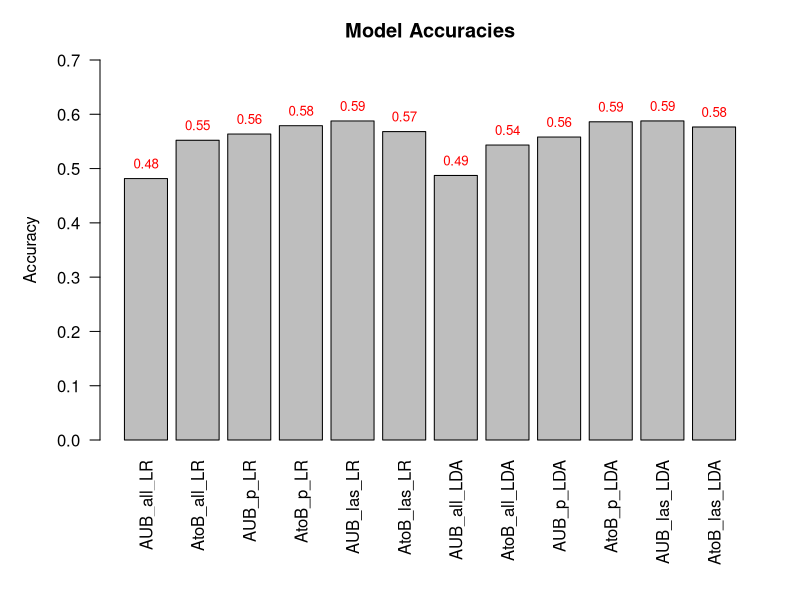
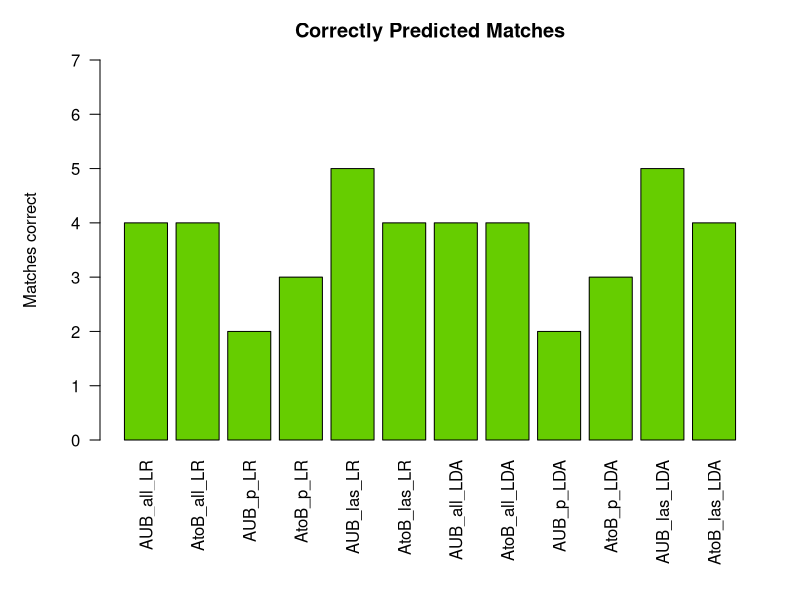

Write R code to recreate these figures, in order.
# PredictMatch.R
#
# Niti Wattanasirichaigoon
#
# Takes dataset generated from createMatchData.R and fits several models to predict results of a match
# The model performance are compared to each other

library(caret)
library(glmnet)

# import data
AUBdata <- read.csv("AvsB.csv")
AtoBdata <- read.csv("AtoB.csv")
AUBdata <- subset(AUBdata, select = -c(Round, A.b.HR, B.b.HR, A.s.IP, B.s.IP)) # Removing highly correlated fields
AtoBdata <- subset(AtoBdata,select = -c(Round, A.b.HR, A.s.IP))

ctrl <- trainControl(method = "repeatedcv", number = 10,  repeats = 10)
# train logistic regression models with 10 fold cross-validation all features
print("training LR models")
AUB_all_LR <- train(result ~., data = AUBdata, method = 'glm', family = binomial(), trControl = ctrl)
AtoB_all_LR <- train(result ~., data = AtoBdata, method = 'glm', family = binomial(), trControl = ctrl)

# train lasso regression models to use for feature selection
print("training lasso")
x <- model.matrix(result ~., data = AUBdata)[,-ncol(AUBdata)]
y <- factor(AUBdata$result)
lassoAUB <- cv.glmnet(x, y, alpha = 1, family='binomial')
#print(coef(lassoAUB, lassoAUB$lambda.min))
x <- model.matrix(result ~., data = AtoBdata)[,-ncol(AtoBdata)]
y <- factor(AtoBdata$result)
lassoAtoB <- cv.glmnet(x, y, alpha = 1, family='binomial')
#print(coef(lassoAtoB, lassoAtoB$lambda.min))

# feature reduction by selecting only those with p-value < 0.1 
print("training p selected LR")
AUB_p_LR <- train(result ~ A.r.LOB + A.b.K + B.r.LOB + B.b.K, data = AUBdata, method = 'glm', family = binomial(), trControl = ctrl)
AtoB_p_LR <- train(result ~ A.r.LOB + A.b.K + A.s.K9 + A.r.IP, data = AtoBdata, method = 'glm', family = binomial(), trControl = ctrl)

# feature selection by lasso
print("training lasso selected LR")
AUB_las_LR <- train(result ~ A.b.K + B.b.K, data = AUBdata, method = 'glm', family = binomial(), trControl = ctrl)
AtoB_las_LR <- train(result ~ A.b.BB + A.b.K + A.b.AVG + A.b.ISO + A.b.BsR + A.s.K9 + A.s.BB9 + A.s.HR9 + A.r.LOB + A.r.IP, data = AtoBdata, method = 'glm', family = binomial(), trControl = ctrl)

# train LDA models via 10 fold cross-validation
print("training LDS models")
AUB_all_LDA <- train(result ~., data = AUBdata, method = 'lda', trControl = ctrl)
AtoB_all_LDA <- train(result ~., data = AtoBdata, method = 'lda', trControl = ctrl)

# feature reduction by selecting only those with p-value < 0.1 
print("training p selected LDA")
AUB_p_LDA <- train(result ~ A.r.LOB + A.b.K + B.r.LOB + B.b.K, data = AUBdata, method = 'lda', trControl = ctrl)
AtoB_p_LDA <- train(result ~ A.r.LOB + A.b.K + A.s.K9 + A.r.IP, data = AtoBdata, method = 'lda', trControl = ctrl)

# feature reduction by selecting only those with p-value < 0.1 
print("training lasso selected LDA")
AUB_las_LDA <- train(result ~ A.b.K + B.b.K, data = AUBdata, method = 'lda', trControl = ctrl)
AtoB_las_LDA <- train(result ~ A.b.BB + A.b.K + A.b.AVG + A.b.ISO + A.b.BsR + A.s.K9 + A.s.BB9 + A.s.HR9 + A.r.LOB + A.r.IP, data = AtoBdata, method = 'lda', trControl = ctrl)

model.acc <- c(AUB_all_LR$results$Accuracy, AtoB_all_LR$results$Accuracy, 
    AUB_p_LR$results$Accuracy, AtoB_p_LR$results$Accuracy, 
    AUB_las_LR$results$Accuracy, AtoB_las_LR$results$Accuracy,
    AUB_all_LDA$results$Accuracy, AtoB_all_LDA$results$Accuracy, 
    AUB_p_LDA$results$Accuracy, AtoB_p_LDA$results$Accuracy, 
    AUB_las_LDA$results$Accuracy, AtoB_las_LDA$results$Accuracy)

model.names <- c("AUB_all_LR", "AtoB_all_LR", "AUB_p_LR", "AtoB_p_LR", "AUB_las_LR", "AtoB_las_LR",
                 "AUB_all_LDA", "AtoB_all_LDA", "AUB_p_LDA", "AtoB_p_LDA", "AUB_las_LDA", "AtoB_las_LDA")

# import 2019 data for testing
# (this dataset contains year and team)
AtoB2019 <- read.csv("AtoB2019.csv")
AUB2019 <- read.csv("AvsB2019.csv")
AtoB2019 <- AtoB2019[,-c(1:3)] #remove year and team 
AUB2019 <- AUB2019[,-c(1:3)]

# predict the testing data
print("predicting test data")
mods <- list(AUB_all_LR, AtoB_all_LR, AUB_p_LR, AtoB_p_LR, AUB_las_LR, AtoB_las_LR, AUB_all_LDA, AtoB_all_LDA, AUB_p_LDA, AtoB_p_LDA, AUB_las_LDA, AtoB_las_LDA)
test_acc <- c()
correct <- c()
for (i in 1:length(mods)) {
  testdata <- AUB2019
  if (i %% 2 == 0){
    testdata = AtoB2019
  }
  win_probs <- predict(mods[i], newdata = testdata, type = "prob")
  pred <- rep("lose",nrow(testdata))
  pred[win_probs[[1]][2]>0.5] <- "win"
  pred <- factor(pred, levels = c("lose", "win"))
  test_acc[i] <- sum(pred == "win")/7
  correct[i] <- sum(pred == "win")
}
Accuracies <- data.frame(Models = factor(model.names, levels = model.names), trainAcc = model.acc, testAcc = test_acc, matchesCorrect = correct)

par(mar = c(8,5,3,2))
acc_plot <- barplot(Accuracies$trainAcc, names = Accuracies$Models, ylim = c(0,0.7), las = 2, ylab = "Accuracy", main = "Model Accuracies")
text(x = acc_plot, y = Accuracies$trainAcc, label = round(Accuracies$trainAcc, digits = 2), pos = 3, cex = 0.8, col = "red")
res_plot <- barplot(Accuracies$matchesCorrect, names = Accuracies$Models, ylim = c(0,7), las = 2, ylab = "Matches correct", main = "Correctly Predicted Matches", col = "chartreuse3")